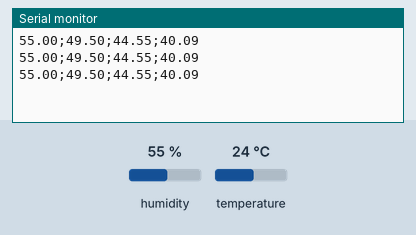
The sketch below on a simulated Arduino Uno, built with avr-gcc and run on an emulated ATmega328P. On the bench: the last lines printed to the serial monitor. The test bench sets the inputs (shaded band); at power-on: humidity 55 %, temperature 24 °C.

Above: at 2.8 s.
2.9 s: humidity set to 22 %
At 5.5 s:
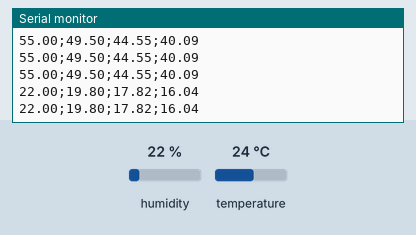
5.6 s: humidity set to 40 %
At 7.6 s:
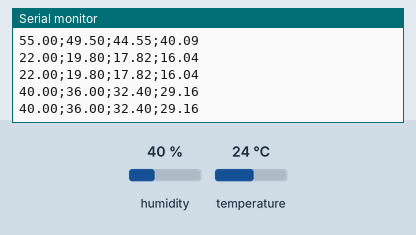
Timing chart, 0 to 9.1 s (numbered marks = the images above; inputs shaded):
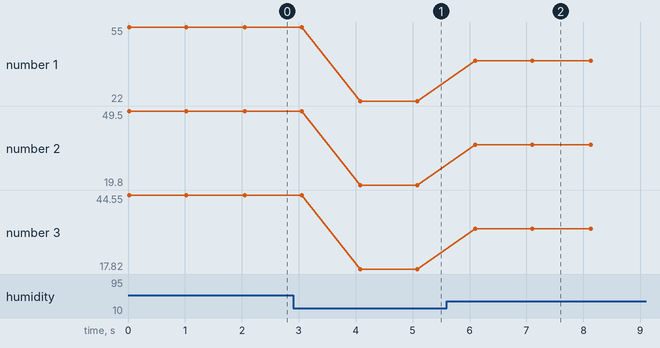

Measured:
- after the input at 2.9 s, the serial monitor: prints a new line after 1.2 s (image 1)
- after the input at 5.6 s, the serial monitor: prints a new line after 0.50 s (image 2)
- plotted number 1: 55 → 22 after the input at 2.9 s, 22 → 40 after the input at 5.6 s
- plotted number 2: 49.5 → 19.8 after the input at 2.9 s, 19.8 → 36 after the input at 5.6 s
- plotted number 3: 44.55 → 17.82 after the input at 2.9 s, 17.82 → 32.4 after the input at 5.6 s

The sketch:

Codigo_Arduino.ino
```cpp
#include "DHT.h" // Inclusão da biblioteca

#define TIPO_SENSOR DHT11 // Definição do tipo do sensor
const int PINO_SENSOR_DHT11 = A0; // Cria uma variável do tipo int que guarda o pino onde o sensor está conectado com o Arduino

DHT sensorDHT(PINO_SENSOR_DHT11, TIPO_SENSOR); // Cria o objeto DHT (usando a biblioteca DHT)

void setup() {
  Serial.begin(9600); // Inicia a tela serial para visualização de dados e define em que frequência os resultados vão aparecer em bps (Serial)
  sensorDHT.begin(); // Inicia o sensor para realizar as leituras
}

void loop() {
  float umidade = sensorDHT.readHumidity(); // Cria a variável de umidade com o valor da umidade atual
  float umidade1 = umidade * 0.9;
  float umidade2 = umidade1 * 0.9;
  float umidade3 = umidade2 * 0.9;
  if (isnan(umidade)) { // Se não conseguir pegar os valores de temperatura ou umidade, ele exibe a mensagem abaixo
    Serial.println("Erro na leitura dos dados"); // Exibe uma mensagem indicando que houve erro de leitura
  } else { // Caso esteja recebendo os dados de temperatura e umidade
    Serial.print(umidade); // Imprime o valor da umidade
    Serial.print(';');
    Serial.print(umidade1);
    Serial.print(';');
    Serial.print(umidade2);
    Serial.print(';');
    Serial.println(umidade3);
  }
  delay(1000); // Adiciona um atraso de 1 segundo a cada resultado
}
```
